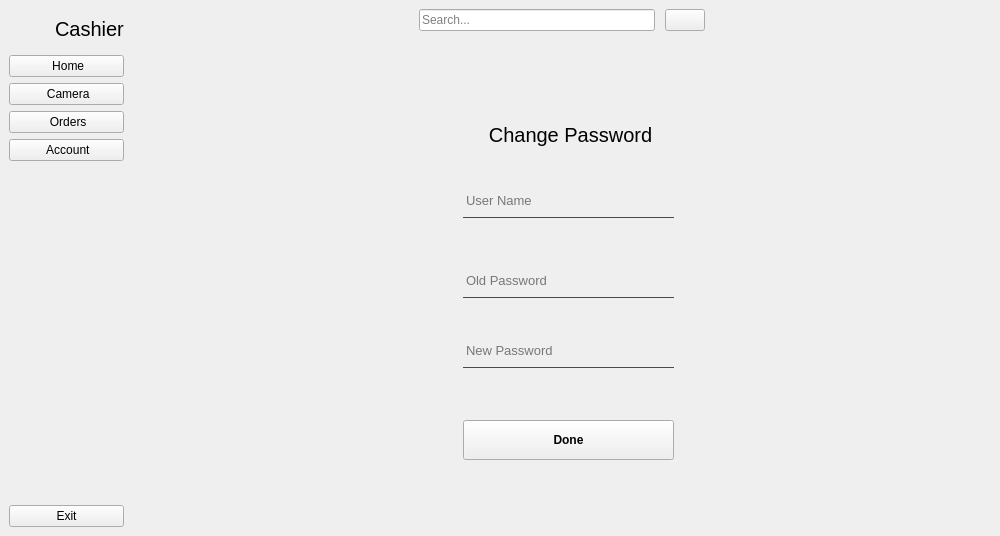
<?xml version="1.0" encoding="UTF-8"?>
<ui version="4.0">
 <class>MainWindow</class>
 <widget class="QMainWindow" name="MainWindow">
  <property name="geometry">
   <rect>
    <x>0</x>
    <y>0</y>
    <width>1000</width>
    <height>536</height>
   </rect>
  </property>
  <property name="sizePolicy">
   <sizepolicy hsizetype="Expanding" vsizetype="Expanding">
    <horstretch>0</horstretch>
    <verstretch>0</verstretch>
   </sizepolicy>
  </property>
  <property name="windowTitle">
   <string>MainWindow</string>
  </property>
  <widget class="QWidget" name="centralwidget">
   <layout class="QGridLayout" name="gridLayout">
    <property name="leftMargin">
     <number>0</number>
    </property>
    <property name="topMargin">
     <number>0</number>
    </property>
    <property name="rightMargin">
     <number>0</number>
    </property>
    <property name="bottomMargin">
     <number>0</number>
    </property>
    <property name="spacing">
     <number>0</number>
    </property>
    <item row="0" column="0">
     <widget class="QWidget" name="full_menu_widget" native="true">
      <layout class="QVBoxLayout" name="verticalLayout_4">
       <item>
        <layout class="QHBoxLayout" name="horizontalLayout_2">
         <item>
          <widget class="QLabel" name="lb_logo">
           <property name="minimumSize">
            <size>
             <width>40</width>
             <height>40</height>
            </size>
           </property>
           <property name="maximumSize">
            <size>
             <width>40</width>
             <height>40</height>
            </size>
           </property>
           <property name="text">
            <string/>
           </property>
           <property name="pixmap">
            <pixmap resource="resources.qrc">:/icon/icon/question-mark-512.png</pixmap>
           </property>
           <property name="scaledContents">
            <bool>true</bool>
           </property>
          </widget>
         </item>
         <item>
          <widget class="QLabel" name="lb_textlogo">
           <property name="font">
            <font>
             <pointsize>15</pointsize>
            </font>
           </property>
           <property name="text">
            <string>Cashier</string>
           </property>
          </widget>
         </item>
        </layout>
       </item>
       <item>
        <layout class="QVBoxLayout" name="verticalLayout_2">
         <item>
          <widget class="QPushButton" name="btn_home">
           <property name="text">
            <string> Home</string>
           </property>
           <property name="icon">
            <iconset resource="resources.qrc">
             <normaloff>:/icon/icon/home-4-512.png</normaloff>
             <normalon>:/icon/icon/home-4-512 (1).png</normalon>:/icon/icon/home-4-512.png</iconset>
           </property>
           <property name="iconSize">
            <size>
             <width>14</width>
             <height>14</height>
            </size>
           </property>
           <property name="checkable">
            <bool>true</bool>
           </property>
           <property name="autoExclusive">
            <bool>true</bool>
           </property>
          </widget>
         </item>
         <item>
          <widget class="QPushButton" name="btn_camera">
           <property name="text">
            <string> Camera</string>
           </property>
           <property name="icon">
            <iconset resource="resources.qrc">
             <normaloff>:/icon/icon/dashboard-512.png</normaloff>
             <normalon>:/icon/icon/dashboard-512 (1).png</normalon>:/icon/icon/dashboard-512.png</iconset>
           </property>
           <property name="iconSize">
            <size>
             <width>14</width>
             <height>14</height>
            </size>
           </property>
           <property name="checkable">
            <bool>true</bool>
           </property>
           <property name="autoExclusive">
            <bool>true</bool>
           </property>
          </widget>
         </item>
         <item>
          <widget class="QPushButton" name="btn_order">
           <property name="text">
            <string> Orders</string>
           </property>
           <property name="icon">
            <iconset resource="resources.qrc">
             <normaloff>:/icon/icon/activity-feed-512.png</normaloff>
             <normalon>:/icon/icon/activity-feed-512 (1).png</normalon>:/icon/icon/activity-feed-512.png</iconset>
           </property>
           <property name="iconSize">
            <size>
             <width>14</width>
             <height>14</height>
            </size>
           </property>
           <property name="checkable">
            <bool>true</bool>
           </property>
           <property name="autoExclusive">
            <bool>true</bool>
           </property>
          </widget>
         </item>
         <item>
          <widget class="QPushButton" name="btn_account">
           <property name="text">
            <string> Account</string>
           </property>
           <property name="icon">
            <iconset resource="resources.qrc">
             <normaloff>:/icon/icon/group-512.png</normaloff>
             <normalon>:/icon/icon/group-512 (1).png</normalon>:/icon/icon/group-512.png</iconset>
           </property>
           <property name="iconSize">
            <size>
             <width>14</width>
             <height>14</height>
            </size>
           </property>
           <property name="checkable">
            <bool>true</bool>
           </property>
           <property name="autoExclusive">
            <bool>true</bool>
           </property>
          </widget>
         </item>
        </layout>
       </item>
       <item>
        <spacer name="verticalSpacer_2">
         <property name="orientation">
          <enum>Qt::Vertical</enum>
         </property>
         <property name="sizeHint" stdset="0">
          <size>
           <width>20</width>
           <height>334</height>
          </size>
         </property>
        </spacer>
       </item>
       <item>
        <widget class="QPushButton" name="btn_exit">
         <property name="text">
          <string>Exit</string>
         </property>
         <property name="icon">
          <iconset resource="resources.qrc">
           <normaloff>:/icon/icon/x-mark-3-512.png</normaloff>:/icon/icon/x-mark-3-512.png</iconset>
         </property>
         <property name="iconSize">
          <size>
           <width>14</width>
           <height>14</height>
          </size>
         </property>
        </widget>
       </item>
      </layout>
     </widget>
    </item>
    <item row="0" column="1">
     <widget class="QWidget" name="widget_3" native="true">
      <property name="styleSheet">
       <string notr="true"/>
      </property>
      <layout class="QVBoxLayout" name="verticalLayout_5">
       <property name="spacing">
        <number>0</number>
       </property>
       <property name="leftMargin">
        <number>0</number>
       </property>
       <property name="topMargin">
        <number>0</number>
       </property>
       <property name="rightMargin">
        <number>0</number>
       </property>
       <property name="bottomMargin">
        <number>0</number>
       </property>
       <item>
        <widget class="QWidget" name="widget" native="true">
         <property name="minimumSize">
          <size>
           <width>0</width>
           <height>40</height>
          </size>
         </property>
         <layout class="QHBoxLayout" name="horizontalLayout_4">
          <property name="spacing">
           <number>0</number>
          </property>
          <property name="leftMargin">
           <number>0</number>
          </property>
          <property name="topMargin">
           <number>0</number>
          </property>
          <property name="rightMargin">
           <number>9</number>
          </property>
          <property name="bottomMargin">
           <number>0</number>
          </property>
          <item>
           <spacer name="horizontalSpacer">
            <property name="orientation">
             <enum>Qt::Horizontal</enum>
            </property>
            <property name="sizeHint" stdset="0">
             <size>
              <width>192</width>
              <height>20</height>
             </size>
            </property>
           </spacer>
          </item>
          <item>
           <layout class="QHBoxLayout" name="horizontalLayout">
            <property name="spacing">
             <number>10</number>
            </property>
            <item>
             <widget class="QLineEdit" name="input_search">
              <property name="placeholderText">
               <string>Search...</string>
              </property>
             </widget>
            </item>
            <item>
             <widget class="QPushButton" name="btn_search">
              <property name="text">
               <string/>
              </property>
              <property name="icon">
               <iconset resource="resources.qrc">
                <normaloff>:/icon/icon/search-3-512.png</normaloff>:/icon/icon/search-3-512.png</iconset>
              </property>
              <property name="iconSize">
               <size>
                <width>14</width>
                <height>14</height>
               </size>
              </property>
             </widget>
            </item>
           </layout>
          </item>
          <item>
           <spacer name="horizontalSpacer_2">
            <property name="orientation">
             <enum>Qt::Horizontal</enum>
            </property>
            <property name="sizeHint" stdset="0">
             <size>
              <width>192</width>
              <height>20</height>
             </size>
            </property>
           </spacer>
          </item>
         </layout>
        </widget>
       </item>
       <item>
        <widget class="QStackedWidget" name="stackedWidget">
         <property name="styleSheet">
          <string notr="true"/>
         </property>
         <property name="currentIndex">
          <number>3</number>
         </property>
         <widget class="QWidget" name="home_page">
          <widget class="QPushButton" name="btn_signin">
           <property name="geometry">
            <rect>
             <x>330</x>
             <y>370</y>
             <width>201</width>
             <height>40</height>
            </rect>
           </property>
           <property name="sizePolicy">
            <sizepolicy hsizetype="Expanding" vsizetype="Preferred">
             <horstretch>0</horstretch>
             <verstretch>0</verstretch>
            </sizepolicy>
           </property>
           <property name="font">
            <font>
             <pointsize>9</pointsize>
             <bold>true</bold>
             <kerning>true</kerning>
            </font>
           </property>
           <property name="styleSheet">
            <string notr="true">QPushButton#btn_login{
background-color:rgba(2, 65, 118, 255);
color:rgba(255, 255, 255, 200);
border radius:5px;
}
QPushButton#btn_login:pressed{ 
padding-left:5px;
padding-top:5px;
background-color:rgba(2, 65, 118, 100);
background-position:calc(100% - 10px)center;
}
QPushButton#btn_login:hover{
 background-color.rgba(2,65, 118, 200);
}
</string>
           </property>
           <property name="text">
            <string>Sign In</string>
           </property>
          </widget>
          <widget class="QLineEdit" name="lb_password">
           <property name="geometry">
            <rect>
             <x>330</x>
             <y>310</y>
             <width>201</width>
             <height>28</height>
            </rect>
           </property>
           <property name="font">
            <font>
             <pointsize>10</pointsize>
            </font>
           </property>
           <property name="styleSheet">
            <string notr="true">background-color:rgba(0, 0, 0, 0);
border: 1px solid rgba(0, 0, 0, 0);
border-bottom-color: rgba(48, 82, 101, 255);
color: rgb(0, 0, 0);
padding-bottom:7px</string>
           </property>
           <property name="echoMode">
            <enum>QLineEdit::Password</enum>
           </property>
           <property name="placeholderText">
            <string>Password</string>
           </property>
          </widget>
          <widget class="QLineEdit" name="lb_username">
           <property name="geometry">
            <rect>
             <x>330</x>
             <y>250</y>
             <width>201</width>
             <height>28</height>
            </rect>
           </property>
           <property name="font">
            <font>
             <pointsize>10</pointsize>
            </font>
           </property>
           <property name="styleSheet">
            <string notr="true">background-color:rgba(0, 0, 0, 0);
border: 1px solid rgba(0, 0, 0, 0);
border-bottom-color: rgba(48, 82, 101, 255);
color: rgb(0, 0, 0);
padding-bottom:7px
</string>
           </property>
           <property name="placeholderText">
            <string>User Name</string>
           </property>
          </widget>
          <widget class="QLabel" name="lb_logo_login">
           <property name="geometry">
            <rect>
             <x>330</x>
             <y>20</y>
             <width>201</width>
             <height>191</height>
            </rect>
           </property>
           <property name="sizePolicy">
            <sizepolicy hsizetype="Preferred" vsizetype="Preferred">
             <horstretch>0</horstretch>
             <verstretch>0</verstretch>
            </sizepolicy>
           </property>
           <property name="styleSheet">
            <string notr="true">background-color: rgb(0, 0, 0);</string>
           </property>
           <property name="text">
            <string/>
           </property>
           <property name="pixmap">
            <pixmap resource="resources.qrc">:/icon/icon/user-512.png</pixmap>
           </property>
           <property name="scaledContents">
            <bool>true</bool>
           </property>
          </widget>
          <widget class="QPushButton" name="btn_register">
           <property name="geometry">
            <rect>
             <x>330</x>
             <y>430</y>
             <width>201</width>
             <height>40</height>
            </rect>
           </property>
           <property name="sizePolicy">
            <sizepolicy hsizetype="Expanding" vsizetype="Preferred">
             <horstretch>0</horstretch>
             <verstretch>0</verstretch>
            </sizepolicy>
           </property>
           <property name="font">
            <font>
             <pointsize>9</pointsize>
             <bold>true</bold>
            </font>
           </property>
           <property name="styleSheet">
            <string notr="true">QPushButton#btn_login{
background-color:rgba(2, 65, 118, 255);
color:rgba(255, 255, 255, 200);
border radius:5px;
}
QPushButton#btn_login:pressed{ 
padding-left:5px;
padding-top:5px;
background-color:rgba(2, 65, 118, 100);
background-position:calc(100% - 10px)center;
}
QPushButton#btn_login:hover{
 background-color.rgba(2,65, 118, 200);
}
</string>
           </property>
           <property name="text">
            <string>Register</string>
           </property>
          </widget>
         </widget>
         <widget class="QWidget" name="camera_page">
          <property name="styleSheet">
           <string notr="true"/>
          </property>
          <widget class="QWidget" name="layoutWidget">
           <property name="geometry">
            <rect>
             <x>20</x>
             <y>0</y>
             <width>831</width>
             <height>481</height>
            </rect>
           </property>
           <layout class="QGridLayout" name="gridLayout_2">
            <item row="0" column="0" colspan="2">
             <widget class="QLabel" name="lb_cv2">
              <property name="sizePolicy">
               <sizepolicy hsizetype="Expanding" vsizetype="Preferred">
                <horstretch>0</horstretch>
                <verstretch>0</verstretch>
               </sizepolicy>
              </property>
              <property name="minimumSize">
               <size>
                <width>539</width>
                <height>349</height>
               </size>
              </property>
              <property name="styleSheet">
               <string notr="true">
background-color: rgb(83, 83, 83);</string>
              </property>
              <property name="text">
               <string/>
              </property>
             </widget>
            </item>
            <item row="2" column="1">
             <widget class="QPushButton" name="btn_recognition">
              <property name="text">
               <string>Recognition</string>
              </property>
             </widget>
            </item>
            <item row="2" column="0">
             <widget class="QPushButton" name="btn_get_bill">
              <property name="text">
               <string>Get bill</string>
              </property>
             </widget>
            </item>
            <item row="1" column="0">
             <widget class="QPushButton" name="btn_start">
              <property name="text">
               <string>Start</string>
              </property>
             </widget>
            </item>
            <item row="1" column="1">
             <widget class="QPushButton" name="btn_stop">
              <property name="text">
               <string>Stop</string>
              </property>
             </widget>
            </item>
           </layout>
          </widget>
         </widget>
         <widget class="QWidget" name="product_page">
          <widget class="QTableWidget" name="table_widget">
           <property name="geometry">
            <rect>
             <x>30</x>
             <y>10</y>
             <width>811</width>
             <height>381</height>
            </rect>
           </property>
           <column>
            <property name="text">
             <string>ID</string>
            </property>
           </column>
           <column>
            <property name="text">
             <string>PRODUCT NAME</string>
            </property>
           </column>
           <column>
            <property name="text">
             <string>PRICE</string>
            </property>
           </column>
          </widget>
          <widget class="QWidget" name="layoutWidget">
           <property name="geometry">
            <rect>
             <x>30</x>
             <y>400</y>
             <width>811</width>
             <height>31</height>
            </rect>
           </property>
           <layout class="QHBoxLayout" name="horizontalLayout_3">
            <item>
             <widget class="QPushButton" name="btn_search_tb">
              <property name="minimumSize">
               <size>
                <width>300</width>
                <height>0</height>
               </size>
              </property>
              <property name="text">
               <string>Search</string>
              </property>
             </widget>
            </item>
            <item>
             <widget class="QLineEdit" name="edit_search_tb">
              <property name="placeholderText">
               <string>Enter the product name</string>
              </property>
             </widget>
            </item>
           </layout>
          </widget>
          <widget class="QWidget" name="layoutWidget">
           <property name="geometry">
            <rect>
             <x>30</x>
             <y>440</y>
             <width>811</width>
             <height>26</height>
            </rect>
           </property>
           <layout class="QHBoxLayout" name="horizontalLayout_5">
            <item>
             <widget class="QPushButton" name="btn_show">
              <property name="text">
               <string>Show</string>
              </property>
             </widget>
            </item>
            <item>
             <widget class="QPushButton" name="btn_cgPrice">
              <property name="text">
               <string>Change Price</string>
              </property>
             </widget>
            </item>
            <item>
             <widget class="QPushButton" name="btn_insert">
              <property name="text">
               <string>INSERT</string>
              </property>
             </widget>
            </item>
            <item>
             <widget class="QPushButton" name="btn_delete">
              <property name="text">
               <string>DELETE</string>
              </property>
             </widget>
            </item>
           </layout>
          </widget>
         </widget>
         <widget class="QWidget" name="page_6">
          <widget class="QLabel" name="lb_account">
           <property name="enabled">
            <bool>true</bool>
           </property>
           <property name="geometry">
            <rect>
             <x>330</x>
             <y>80</y>
             <width>215</width>
             <height>30</height>
            </rect>
           </property>
           <property name="font">
            <font>
             <pointsize>15</pointsize>
            </font>
           </property>
           <property name="styleSheet">
            <string notr="true"/>
           </property>
           <property name="text">
            <string>Change Password</string>
           </property>
           <property name="alignment">
            <set>Qt::AlignCenter</set>
           </property>
          </widget>
          <widget class="QLineEdit" name="lb_old_password_c">
           <property name="geometry">
            <rect>
             <x>330</x>
             <y>230</y>
             <width>211</width>
             <height>28</height>
            </rect>
           </property>
           <property name="font">
            <font>
             <pointsize>10</pointsize>
            </font>
           </property>
           <property name="styleSheet">
            <string notr="true">background-color:rgba(0, 0, 0, 0);
border: 1px solid rgba(0, 0, 0, 0);
border-bottom-color: rgba(48, 82, 101, 255);
color: rgb(0, 0, 0);
padding-bottom:7px</string>
           </property>
           <property name="text">
            <string/>
           </property>
           <property name="echoMode">
            <enum>QLineEdit::Password</enum>
           </property>
           <property name="placeholderText">
            <string>Old Password</string>
           </property>
          </widget>
          <widget class="QLineEdit" name="lb_username_c">
           <property name="geometry">
            <rect>
             <x>330</x>
             <y>150</y>
             <width>211</width>
             <height>28</height>
            </rect>
           </property>
           <property name="font">
            <font>
             <pointsize>10</pointsize>
            </font>
           </property>
           <property name="styleSheet">
            <string notr="true">background-color:rgba(0, 0, 0, 0);
border: 1px solid rgba(0, 0, 0, 0);
border-bottom-color: rgba(48, 82, 101, 255);
color: rgb(0, 0, 0);
padding-bottom:7px
</string>
           </property>
           <property name="placeholderText">
            <string>User Name</string>
           </property>
          </widget>
          <widget class="QLineEdit" name="lb_new_password_c">
           <property name="geometry">
            <rect>
             <x>330</x>
             <y>300</y>
             <width>211</width>
             <height>28</height>
            </rect>
           </property>
           <property name="font">
            <font>
             <pointsize>10</pointsize>
            </font>
           </property>
           <property name="styleSheet">
            <string notr="true">background-color:rgba(0, 0, 0, 0);
border: 1px solid rgba(0, 0, 0, 0);
border-bottom-color: rgba(48, 82, 101, 255);
color: rgb(0, 0, 0);
padding-bottom:7px</string>
           </property>
           <property name="echoMode">
            <enum>QLineEdit::Password</enum>
           </property>
           <property name="placeholderText">
            <string>New Password</string>
           </property>
          </widget>
          <widget class="QPushButton" name="btn_password_c">
           <property name="geometry">
            <rect>
             <x>330</x>
             <y>380</y>
             <width>211</width>
             <height>40</height>
            </rect>
           </property>
           <property name="font">
            <font>
             <bold>true</bold>
            </font>
           </property>
           <property name="text">
            <string>Done</string>
           </property>
          </widget>
         </widget>
         <widget class="QWidget" name="page_7">
          <layout class="QGridLayout" name="gridLayout_8">
           <item row="0" column="0" alignment="Qt::AlignHCenter">
            <widget class="QLabel" name="lb_search">
             <property name="font">
              <font>
               <pointsize>20</pointsize>
              </font>
             </property>
             <property name="text">
              <string>Search Page</string>
             </property>
            </widget>
           </item>
          </layout>
         </widget>
         <widget class="QWidget" name="page">
          <widget class="QLabel" name="label">
           <property name="geometry">
            <rect>
             <x>330</x>
             <y>70</y>
             <width>201</width>
             <height>30</height>
            </rect>
           </property>
           <property name="font">
            <font>
             <pointsize>15</pointsize>
            </font>
           </property>
           <property name="text">
            <string>Create Account</string>
           </property>
           <property name="alignment">
            <set>Qt::AlignCenter</set>
           </property>
          </widget>
          <widget class="QLineEdit" name="lb_username_rg">
           <property name="geometry">
            <rect>
             <x>330</x>
             <y>140</y>
             <width>201</width>
             <height>28</height>
            </rect>
           </property>
           <property name="font">
            <font>
             <pointsize>10</pointsize>
            </font>
           </property>
           <property name="styleSheet">
            <string notr="true">background-color:rgba(0, 0, 0, 0);
border: 1px solid rgba(0, 0, 0, 0);
border-bottom-color: rgba(48, 82, 101, 255);
color: rgb(0, 0, 0);
padding-bottom:7px</string>
           </property>
           <property name="echoMode">
            <enum>QLineEdit::Normal</enum>
           </property>
           <property name="placeholderText">
            <string>Username</string>
           </property>
          </widget>
          <widget class="QLineEdit" name="lb_password_rg">
           <property name="geometry">
            <rect>
             <x>330</x>
             <y>220</y>
             <width>201</width>
             <height>28</height>
            </rect>
           </property>
           <property name="font">
            <font>
             <pointsize>10</pointsize>
            </font>
           </property>
           <property name="styleSheet">
            <string notr="true">background-color:rgba(0, 0, 0, 0);
border: 1px solid rgba(0, 0, 0, 0);
border-bottom-color: rgba(48, 82, 101, 255);
color: rgb(0, 0, 0);
padding-bottom:7px</string>
           </property>
           <property name="echoMode">
            <enum>QLineEdit::Password</enum>
           </property>
           <property name="placeholderText">
            <string>Password</string>
           </property>
          </widget>
          <widget class="QLineEdit" name="lb_password_rga">
           <property name="geometry">
            <rect>
             <x>330</x>
             <y>300</y>
             <width>201</width>
             <height>28</height>
            </rect>
           </property>
           <property name="font">
            <font>
             <pointsize>10</pointsize>
            </font>
           </property>
           <property name="styleSheet">
            <string notr="true">background-color:rgba(0, 0, 0, 0);
border: 1px solid rgba(0, 0, 0, 0);
border-bottom-color: rgba(48, 82, 101, 255);
color: rgb(0, 0, 0);
padding-bottom:7px</string>
           </property>
           <property name="echoMode">
            <enum>QLineEdit::Password</enum>
           </property>
           <property name="placeholderText">
            <string>Password Again</string>
           </property>
          </widget>
          <widget class="QPushButton" name="btn_create">
           <property name="geometry">
            <rect>
             <x>330</x>
             <y>380</y>
             <width>201</width>
             <height>40</height>
            </rect>
           </property>
           <property name="sizePolicy">
            <sizepolicy hsizetype="Expanding" vsizetype="Preferred">
             <horstretch>0</horstretch>
             <verstretch>0</verstretch>
            </sizepolicy>
           </property>
           <property name="font">
            <font>
             <pointsize>9</pointsize>
             <bold>true</bold>
            </font>
           </property>
           <property name="styleSheet">
            <string notr="true">QPushButton#btn_login{
background-color:rgba(2, 65, 118, 255);
color:rgba(255, 255, 255, 200);
border radius:5px;
}
QPushButton#btn_login:pressed{ 
padding-left:5px;
padding-top:5px;
background-color:rgba(2, 65, 118, 100);
background-position:calc(100% - 10px)center;
}
QPushButton#btn_login:hover{
 background-color.rgba(2,65, 118, 200);
}
</string>
           </property>
           <property name="text">
            <string>Done</string>
           </property>
          </widget>
         </widget>
         <widget class="QWidget" name="page_2">
          <widget class="QPushButton" name="btn_logout">
           <property name="geometry">
            <rect>
             <x>330</x>
             <y>330</y>
             <width>201</width>
             <height>40</height>
            </rect>
           </property>
           <property name="sizePolicy">
            <sizepolicy hsizetype="Expanding" vsizetype="Preferred">
             <horstretch>0</horstretch>
             <verstretch>0</verstretch>
            </sizepolicy>
           </property>
           <property name="font">
            <font>
             <pointsize>9</pointsize>
             <bold>true</bold>
            </font>
           </property>
           <property name="styleSheet">
            <string notr="true">QPushButton#btn_login{
background-color:rgba(2, 65, 118, 255);
color:rgba(255, 255, 255, 200);
border radius:5px;
}
QPushButton#btn_login:pressed{ 
padding-left:5px;
padding-top:5px;
background-color:rgba(2, 65, 118, 100);
background-position:calc(100% - 10px)center;
}
QPushButton#btn_login:hover{
 background-color.rgba(2,65, 118, 200);
}
</string>
           </property>
           <property name="text">
            <string>Logout</string>
           </property>
          </widget>
          <widget class="QLabel" name="lb_logo_logout">
           <property name="geometry">
            <rect>
             <x>330</x>
             <y>100</y>
             <width>201</width>
             <height>191</height>
            </rect>
           </property>
           <property name="sizePolicy">
            <sizepolicy hsizetype="Preferred" vsizetype="Preferred">
             <horstretch>0</horstretch>
             <verstretch>0</verstretch>
            </sizepolicy>
           </property>
           <property name="styleSheet">
            <string notr="true">background-color: rgb(0, 0, 0);</string>
           </property>
           <property name="text">
            <string/>
           </property>
           <property name="pixmap">
            <pixmap resource="resources.qrc">:/icon/icon/user-512.png</pixmap>
           </property>
           <property name="scaledContents">
            <bool>true</bool>
           </property>
          </widget>
         </widget>
        </widget>
       </item>
      </layout>
     </widget>
    </item>
   </layout>
  </widget>
 </widget>
 <resources>
  <include location="resources.qrc"/>
 </resources>
 <connections>
  <connection>
   <sender>btn_exit</sender>
   <signal>clicked()</signal>
   <receiver>MainWindow</receiver>
   <slot>close()</slot>
   <hints>
    <hint type="sourcelabel">
     <x>190</x>
     <y>470</y>
    </hint>
    <hint type="destinationlabel">
     <x>99</x>
     <y>15</y>
    </hint>
   </hints>
  </connection>
 </connections>
</ui>
